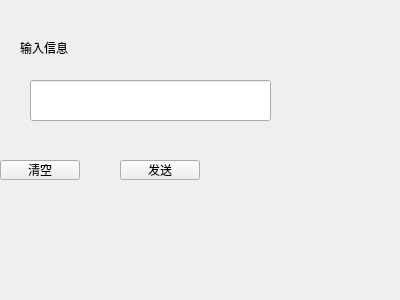
<?xml version="1.0" encoding="UTF-8"?>
<ui version="4.0">
 <class>Chat</class>
 <widget class="QWidget" name="Chat">
  <property name="geometry">
   <rect>
    <x>0</x>
    <y>0</y>
    <width>400</width>
    <height>300</height>
   </rect>
  </property>
  <property name="windowTitle">
   <string>Form</string>
  </property>
  <widget class="QLineEdit" name="lineEdit">
   <property name="geometry">
    <rect>
     <x>30</x>
     <y>80</y>
     <width>241</width>
     <height>41</height>
    </rect>
   </property>
  </widget>
  <widget class="QPushButton" name="clearButton">
   <property name="geometry">
    <rect>
     <x>0</x>
     <y>160</y>
     <width>80</width>
     <height>20</height>
    </rect>
   </property>
   <property name="text">
    <string>清空</string>
   </property>
  </widget>
  <widget class="QLabel" name="label">
   <property name="geometry">
    <rect>
     <x>20</x>
     <y>40</y>
     <width>71</width>
     <height>16</height>
    </rect>
   </property>
   <property name="text">
    <string>输入信息</string>
   </property>
  </widget>
  <widget class="QPushButton" name="sendButton">
   <property name="geometry">
    <rect>
     <x>120</x>
     <y>160</y>
     <width>80</width>
     <height>20</height>
    </rect>
   </property>
   <property name="text">
    <string>发送</string>
   </property>
  </widget>
 </widget>
 <resources/>
 <connections/>
</ui>
